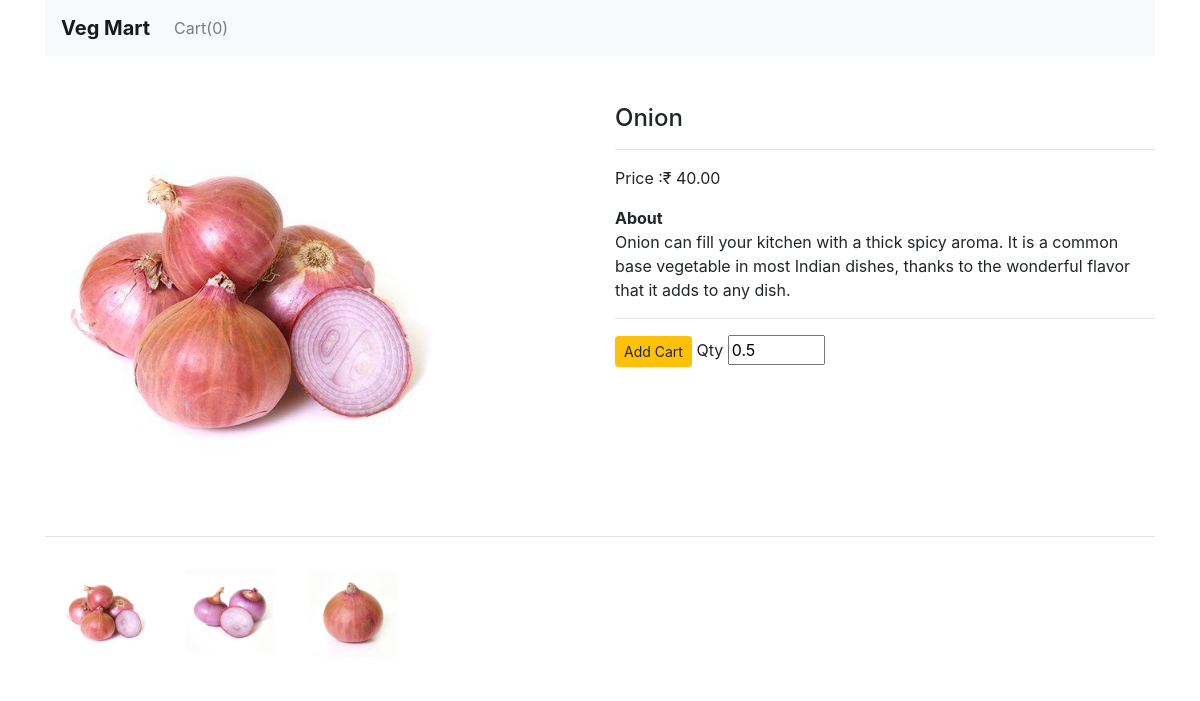
Page /product/1 on the committed database.
### shop/products/models.py (models this page shows, shortened)
class Addproduct(db.Model):
    id = db.Column(db.Integer, primary_key=True)
    name = db.Column(db.String(80), nullable=False)
    price = db.Column(db.Numeric(10,2),nullable=False)
    stock = db.Column(db.Integer,nullable=False)
    desc = db.Column(db.Text, nullable=False)
    pub_date = db.Column(db.DateTime, nullable=False, default=datetime.utcnow)
    image_1=db.Column(db.String(150), nullable=False, default='image.jpg')
    image_2=db.Column(db.String(150), nullable=False, default='image.jpg')
    image_3=db.Column(db.String(150), nullable=False, default='image.jpg')

### shop/products/routes.py (the view)
@app.route('/product/<int:id>')
def single_page(id):
    product = Addproduct.query.get_or_404(id)
    return render_template('products/single_page.html',product=product)

### shop/templates/products/single_page.html (shortened to what this page needs)
{% extends 'layout.html'%}
{% block content%}
{% include'navbar.html' %}
<div class="container mt-5">
    <div class="row">
        <div class="col-md-6" id="b_image">
            <img src="{{url_for('static',filename='images/' + product.image_1)}}" alt="{{product.name}}" width="400" height="400">
        </div>
        <div class="col-md-6">
            <h4>{{product.name}}</h4>
            <hr>
            <p>Price :₹ {{product.price}}</p>
            <b>About</b>
            <p>{{product.desc}}</p>
            <hr>
            <form action="{{url_for('AddCart')}}" method="POST">
                <button type="submit" class="btn btn-sm btn-warning">Add Cart</button>
                <label for="">Qty</label>
                <input type="number" name="qty" id="" value="0.5" min="0.5" max="5" step="0.5">
            </form>
        </div>
    </div>
    <div class="row">
        <div class="col-md-12 mt-3" id="s_image">
            <hr>
            <img src="{{url_for('static',filename='images/' + product.image_1)}}" alt="{{product.name}}" width="120" height="120" class="p-3">
            <img src="{{url_for('static',filename='images/' + product.image_2)}}" alt="{{product.name}}" width="120" height="120" class="p-3">
            <img src="{{url_for('static',filename='images/' + product.image_3)}}" alt="{{product.name}}" width="120" height="120" class="p-3">
        </div>
    </div>
</div>
{% endblock content %}

### rows in the picture
Addproduct: image_1 (picture), name "Onion", price "40.00", desc "Onion can fill your kitchen with a thick spicy aroma. It is a common base vegetable in most Indian dishes, thanks to the wonderful flavor that it adds to any dish.", image_2 (picture), image_3 (picture)

### other values in the picture
{{ session['Shoppingcart']|length }} "0"
